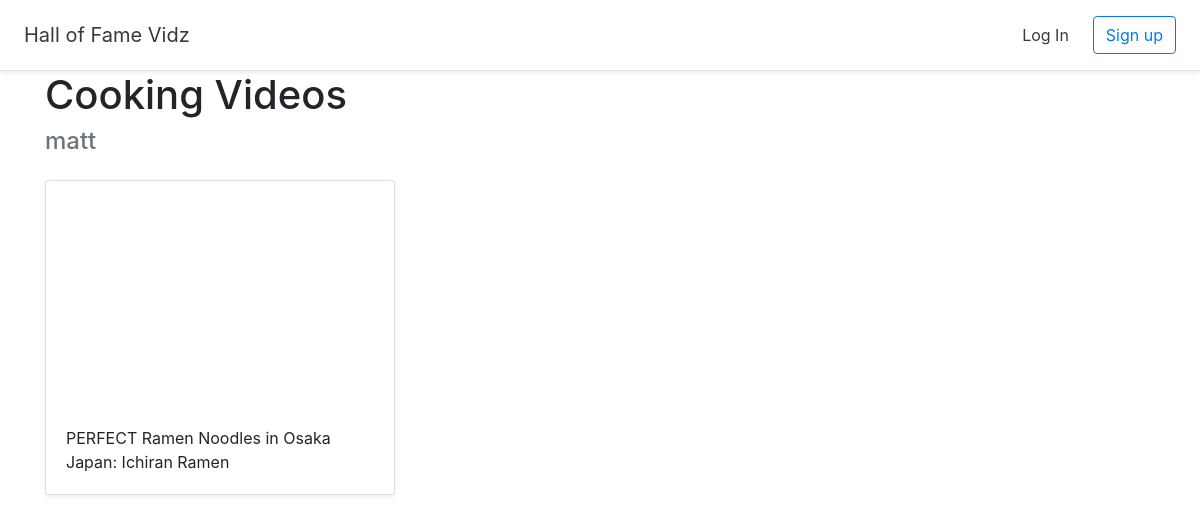
Page /halloffame/2/ on the committed database.
### halls/models.py (models this page shows)
class Hall(models.Model):
    title = models.CharField(max_length = 255)
    user = models.ForeignKey(User, on_delete = models.CASCADE)

class Video(models.Model):
    title = models.CharField(max_length = 255)
    url = models.URLField()
    youtube_id = models.CharField(max_length = 255)
    hall = models.ForeignKey(Hall, on_delete=models.CASCADE)

### halls/views.py (the view)
# urls.py: path('halloffame/<int:pk>/', views.DetailHall.as_view(), name='detail_hall'),
class DetailHall(generic.DetailView):
    model = Hall
    template_name = 'halls/detail_hall.html'

### halls/templates/halls/detail_hall.html (shortened to what this page needs)
{% extends 'halls/base.html' %}
{% block content %}
<div class="container">
    <h1>
        {{hall.title}}
    </h1>
    <h4 class="text-muted">
        {{hall.user.username}}
    </h4>
    <div class="row">
    {% for video in hall.video_set.all %}
        <div class="col-md-4 mt-3">
            <div class="card mb-4 shadow-sm">
                <iframe width="100%" height="225" src="https://www.youtube.com/embed/{{ video.youtube_id }}" frameborder="0" allow="accelerometer; autoplay; encrypted-media; gyroscope; picture-in-picture" allowfullscreen></iframe>
                <div class="card-body">
                    <p class="card-text">{{ video.title }}</p>
                </div>
            </div>
        </div>
    {% endfor %}
    </div>
</div>
{% endblock %}

### rows in the picture
Hall: title "Cooking Videos", user.username "matt"
Video: title "PERFECT Ramen Noodles in Osaka Japan: Ichiran Ramen"
